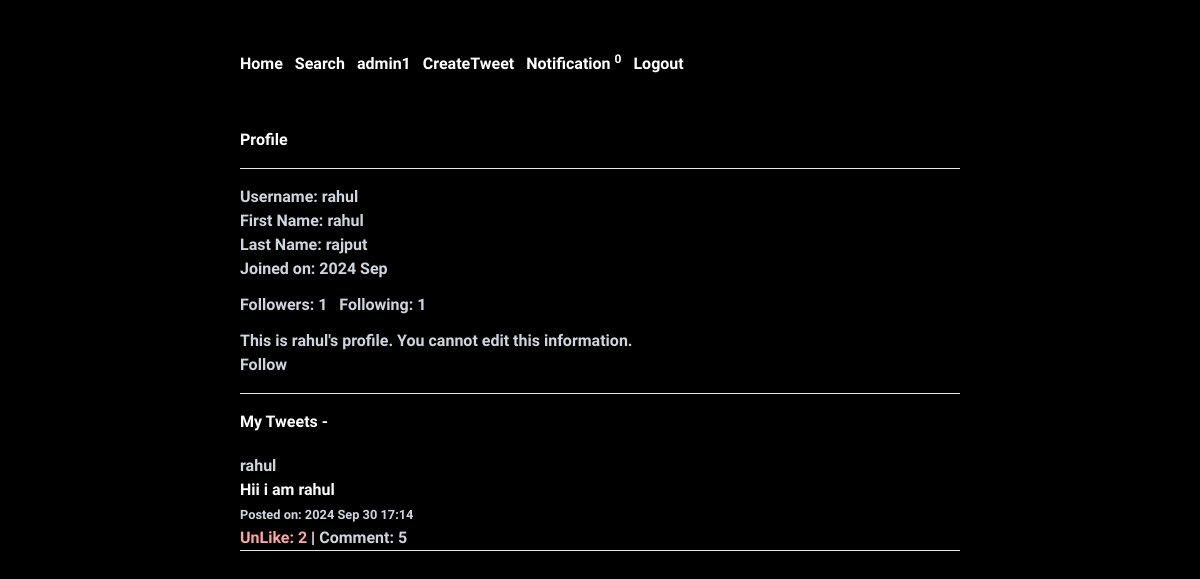
The app's page /rahul (signed in) with its own data.
### app/models.py (models this page shows)
class CustomUser(AbstractUser):
    bio = models.TextField(max_length=100, blank=True)
    following = models.ManyToManyField('self', symmetrical=False, related_name="followers", blank=True)

class Tweet(models.Model):
    user = models.ForeignKey(settings.AUTH_USER_MODEL, on_delete=models.CASCADE, related_name='tweets')
    content = models.TextField(max_length=300, blank=True)
    media = models.FileField(upload_to='tweets/',blank=True)
    created_at = models.DateTimeField(auto_now_add=True)
    likes = models.ManyToManyField(settings.AUTH_USER_MODEL, related_name='liked_tweets', blank=True)
    def total_likes(self):
        return self.likes.count()
    def total_comments(self):
        return self.comments.count()

### app/views.py (the view)
# urls.py: path('<str:user>', views.profile, name='profile'),
@login_required(login_url='login_user')
def profile(request, user):
    if request.user.is_authenticated and request.user.username == user:
        user = request.user
    else:
        user = get_object_or_404(User, username=user)
    is_own_profile = request.user == user
    tweets = user.tweets.all().order_by('-created_at')
    context ={'user':user, 'is_own_profile':is_own_profile, 'tweets':tweets}
    return render(request, 'auth/Profile.html', context)

### templates/auth/Profile.html (shortened to what this page needs)
{% extends 'base.html' %}
{% load static %}
{% block content %}
<h1>Profile</h1>
<hr class="mt-4">
<div class="mt-4 text-gray-300">
    <p>Username: {{user.username}}</p>
    <p>First Name: {{user.first_name}}</p>
    <p>Last Name: {{user.last_name}}</p>
    <p>Joined on: {{user.date_joined|date:"Y M"}}</p>
    <div class="mt-3 flex space-x-3">
        <a href="{% url 'followers' user %}">Followers: {{user.followers.all.count}}</a>
        <a href="{% url 'followings' user %}">Following: {{user.following.all.count}}</a>
    </div>
    <div class="mt-3">
        {% if is_own_profile %}
        <p>This is your profile. You can <a href="{% url 'edit_profile' request.user %}" class="text-white underline">edit</a> your information.</p>
        {% else %}
            <p>This is {{ user.username }}'s profile. You cannot edit this information.</p>
            {% if request.user in user.followers.all %}
            <a href="{% url 'unfollow' user.username %}" class="text-red-300">UnFollow</a>
            {% else %}
            <a href="{% url 'follow' user.username %}" class="text-gray-300">Follow</a>
            {% endif %}
        {% endif %}
    </div>
</div>
<hr class="mt-4">
<h1 class="mt-4">My Tweets -</h1>
{% for tweet in tweets %}
    {% include 'tweet/Tweets.html' %}
{% empty %}
    <p>No tweets available.</p>
{% endfor %}
{% endblock %}

### templates/navbar.html
<nav class="navbar bg-transparent w-full py-4">
    <div class="flex flex-col md:flex-row justify-start">
        <ul class="flex flex-col md:flex-row flex-wrap md:space-x-3 space-y-2 md:space-y-0">
            {% if request.user.is_authenticated %}
            <li><a href="{% url 'home' %}" class="whitespace-nowrap">Home</a></li>
            <li><a href="{% url 'search_users' %}" class="whitespace-nowrap">Search</a></li>
            <li><a href="{% url 'profile' request.user %}" class="whitespace-nowrap">{{request.user}}</a></li>
            <li><a href="{% url 'create_tweet' %}" class="whitespace-nowrap">CreateTweet</a></li>
            <li><a href="{% url 'notifications' %}" class="whitespace-nowrap">Notification <sup id="notification">0</sup></a></li>
            <li><a href="{% url 'logout_user' %}" class="whitespace-nowrap">Logout</a></li>
            {% else %}
            <li><a href="{% url 'login_user' %}" class="whitespace-nowrap">Login</a></li>
            {% endif %}
        </ul>
    </div>
</nav>

### templates/tweet/Tweets.html (shortened to what this page needs)
<div class="tweet mt-5">
    <a href="{% url 'profile' tweet.user.username %}" class="text-gray-300 hover:underline">{{ tweet.user.username }}</a>
    <p>{{ tweet.content }}</p>
    <p class="text-gray-300"><small>Posted on: {{ tweet.created_at|date:"Y M d H:i" }}</small></p>
    {% if request.user in tweet.likes.all %}
        <a href="{% url 'unlike_tweet' tweet.pk %}" class="text-red-300">UnLike: {{tweet.total_likes}}</a> |
        {% else %}
        <a href="{% url 'like_tweet' tweet.pk %}" class="text-gray-300">Like: {{tweet.total_likes}}</a> |
    {% endif %}
    <a href="{% url 'detail_tweet' tweet.pk %}" class="text-gray-300">Comment: {{tweet.total_comments}}</a>
    <hr>
</div>

### static/css/index.css (style rules this page uses)
body { font-family: "Inconsolata" !important; font-optical-sizing: auto; color: white !important; font-weight: 550 !important; }

### records on screen
CustomUser: user "admin1"
CustomUser: username "rahul", first_name "rahul", last_name "rajput", date_joined "2024 Sep", followers.all.count "1", following.all.count "1"
Tweet: user.username "rahul", content "Hii i am rahul", created_at "2024 Sep 30 17:14", total_likes "2", total_comments "5"
